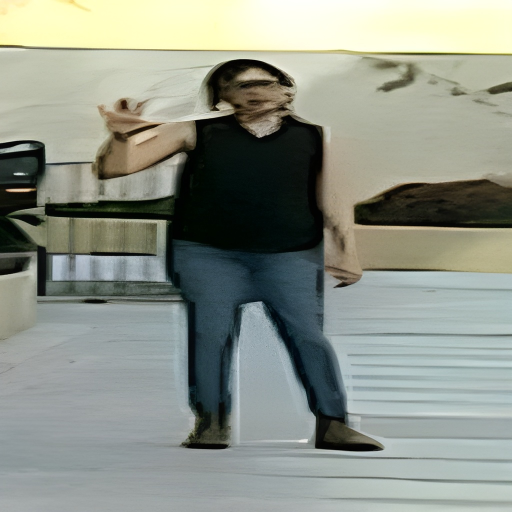
#> input picture data/for_paper/other_models/real_esrgan/real_esrgan.jpeg, 1024 x 1024 px, given as the content of the folder 20/PycharmProjects/LongRange/data/data_LongRANGE/Bad/4/image, which was not available (shown at 1/2 size)
$ python data_processing.py
#> lines starting #> are read from the running program, lines starting #| are printed output that depends on the picture; pictures that were not available may be replaced by others from this repository, and a replacement may not be noted
#> further down, image is the input picture: shape (1024, 1024, 3); mean B, G, R 135.9, 146.6, 140.8
import cv2
import numpy as np
import os


def image_degradation(image, blur_kernel_size, save_path, save=False):
#> called with blur_kernel_size = 5, save = True
    degradated_image = cv2.resize(image, (120, 120))
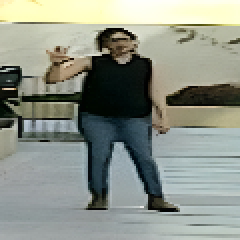
#> degradated_image: shape (120, 120, 3) (shown 2 times larger); mean B, G, R 135.7, 146.4, 140.7
    degradated_image = cv2.resize(degradated_image, (image.shape[1], image.shape[0]))
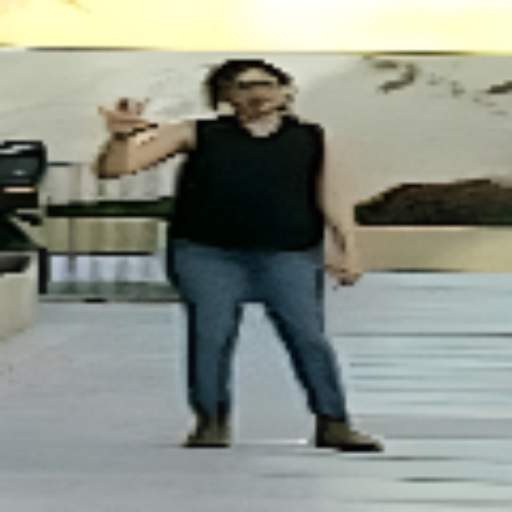
#> degradated_image: shape (1024, 1024, 3) (shown at 1/2 size); mean B, G, R 135.6, 146.2, 140.5

    smoothed_image = cv2.GaussianBlur(degradated_image, (blur_kernel_size, blur_kernel_size), 0)

    if save:
        cv2.imwrite(save_path, smoothed_image)


if __name__ == '__main__':
    father_root = '/home/roblab20/PycharmProjects/LongRange/data/data_LongRANGE/Bad'
    image_root = father_root + '/4/image'
    save_root = father_root + '/degradated_4/image'
    blur_kernel_size = 5
    for i, file in enumerate(os.listdir(image_root)):
        image_path = os.path.join(image_root, file)
        filename = file.split(".")[0]
        filename = filename + ".jpg"
        save_path = os.path.join(save_root, filename)
        image = cv2.imread(image_path)

        image_degradation(image, blur_kernel_size, save_path,  save=True)

$ run again, on data/for_paper/other_models/real_esrgan/real_esrgan3.jpeg
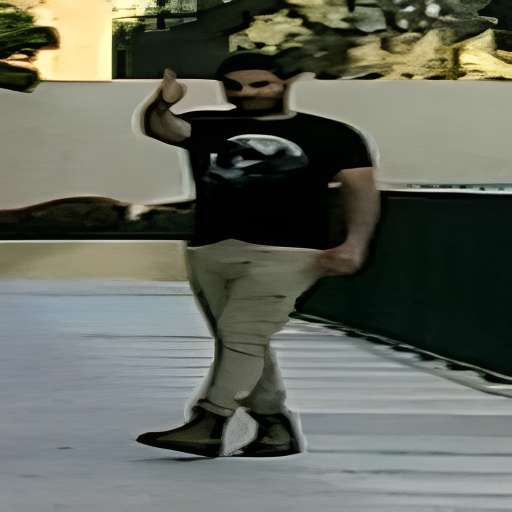
#> input picture data/for_paper/other_models/real_esrgan/real_esrgan3.jpeg, 1024 x 1024 px, given as the content of the folder 20/PycharmProjects/LongRange/data/data_LongRANGE/Bad/4/image, which was not available (shown at 1/2 size)
#> image is the input picture: shape (1024, 1024, 3); mean B, G, R 93, 103.3, 99.2
#> in image_degradation, `degradated_image = cv2.resize(image, (120, 120))`:
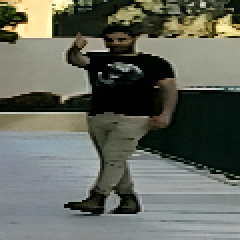
#> degradated_image: shape (120, 120, 3) (shown 2 times larger); mean B, G, R 93.1, 103.4, 99.3
#> in image_degradation, `degradated_image = cv2.resize(degradated_image, (image.shape[1], image..`:
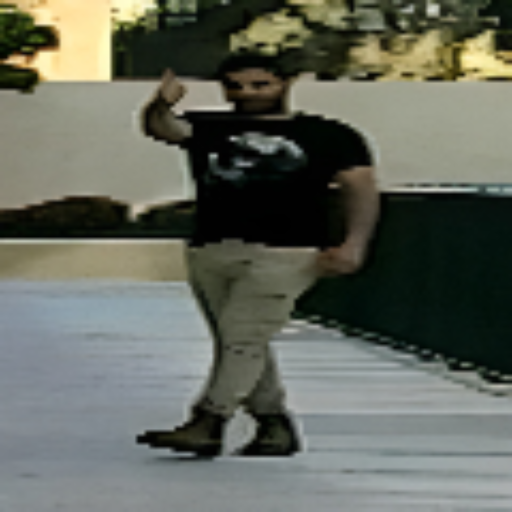
#> degradated_image: shape (1024, 1024, 3) (shown at 1/2 size); mean B, G, R 93, 103.3, 99.2

$ run again, on data/for_paper/other_models/real_esrgan/real_esrgan4.jpeg
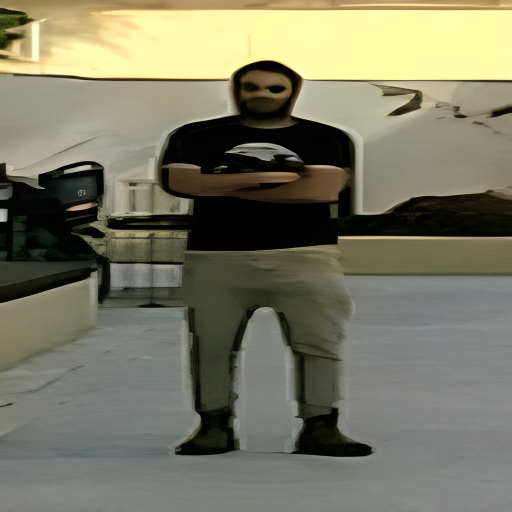
#> input picture data/for_paper/other_models/real_esrgan/real_esrgan4.jpeg, 1024 x 1024 px, given as the content of the folder 20/PycharmProjects/LongRange/data/data_LongRANGE/Bad/4/image, which was not available (shown at 1/2 size)
#> image is the input picture: shape (1024, 1024, 3); mean B, G, R 99.9, 120.4, 121.6
#> in image_degradation, `degradated_image = cv2.resize(image, (120, 120))`:
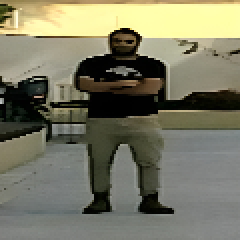
#> degradated_image: shape (120, 120, 3) (shown 2 times larger); mean B, G, R 99.9, 120.6, 121.7
#> in image_degradation, `degradated_image = cv2.resize(degradated_image, (image.shape[1], image..`:
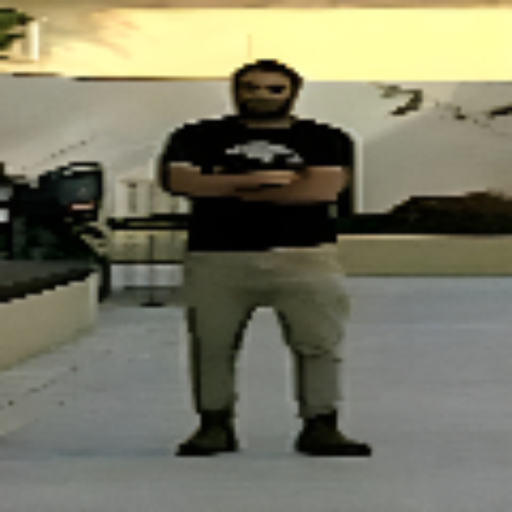
#> degradated_image: shape (1024, 1024, 3) (shown at 1/2 size); mean B, G, R 99.8, 120.5, 121.6
